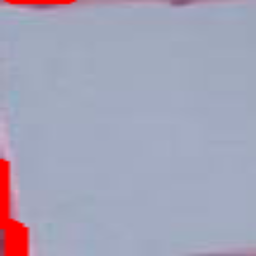
#> input picture Client/ImgROI/0.tiff, 256 x 256 px, given in place of video, which was not available
$ python testCam.py
#> lines starting #> are read from the running program, lines starting #| are printed output that depends on the picture
import numpy as np
import cv2
import base64

pathImg= './ImgROI/'
"""
#go to the setting find ip cam username and password if it is not empty use
#first one
#cap = cv2.VideoCapture('http://username:password@ip:port/video')
cap = cv2.VideoCapture('http://192.168.1.3:4747/video')


while(cap.isOpened()):
    ret, frame = cap.read()

    #do some stuff
    #gray  = cv2.cvtColor(frame, cv2.COLOR)
    cv2.imshow('frame',frame)
    if cv2.waitKey(1) & 0xFF == ord('q'):
        break

cap.release()
cv2.destroyAllWindows()

"""
"""
cam = cv2.VideoCapture('http://192.168.1.3:4747/video')

cv2.namedWindow("test")

img_counter = 0
c_counter = 0

while True:
    ret, frame = cam.read()
    if not ret:
        print("failed to grab frame")
        break
    cv2.imshow("test", frame)

    k = cv2.waitKey(1)
    if k%256 == 27:
        # ESC Key pressed
        print('Se ha oprimido la tecla escape...')
        break
    if k%256 == 99:
        # C Key pressed
        print("Se ha oprimido la tecla c",  c_counter, " veces")
        c_counter += 1
    elif k%256 == 101:
        # E Key pressed
        img_name = "id_{}.tiff".format(img_counter)
        cv2.imwrite(str(pathImg)+img_name, frame)

        print("{} written!".format(img_name))
        img_counter += 1

cam.release()

cv2.destroyAllWindows()
"""
"""#Codificar imagen en base64
image = open('./ImgROI/id_0.tiff', 'rb')
image_read = image.read()
image_64_encode = base64.encodestring(image_read)

print(image_64_encode)
#instalar simpljson
image_64_decode = base64.decodestring(image_64_encode)
image_result = open('./ImgROI/id_0_decode.tiff', 'wb')
image_result.write(image_64_decode)"""

nameWindow="Calculadora"
showROI = 1


def nothing(x):
    pass
def constructorVentana():
    cv2.namedWindow(nameWindow)
    cv2.createTrackbar("min",nameWindow,0,500,nothing)
    cv2.createTrackbar("max", nameWindow, 100, 500, nothing)
    cv2.createTrackbar("kernel", nameWindow, 1, 100, nothing)
    cv2.createTrackbar("areaMin", nameWindow, 32000, 40000, nothing)
    cv2.createTrackbar("areaMax", nameWindow, 32000, 40000, nothing)

# [44 lines left out: functions calcularAreas, detectarForma, not called in this run]

camara=cv2.VideoCapture('http://192.168.1.5:4747/video')
#camara=cv2.VideoCapture(0)
constructorVentana()

img_counter = 0
c_counter = 0

while True:
    _,imagen=camara.read()
#> imagen is the input picture: shape (256, 256, 3); mean B, G, R 185.1, 164.6, 165.3

    k = cv2.waitKey(1)
#> (key q is pressed here)
    imgClient = []
    imageP =[]
    imageOut = imagen[20:,]
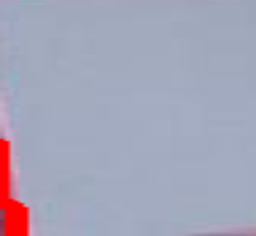
#> imageOut: shape (236, 256, 3); mean B, G, R 186.3, 165.9, 165.1

    if k % 256 == 101:
        showROI+=1

    if showROI %2 ==0:
        imagen = detectarForma(imageOut, imgClient)
        imageP= imagen[0]
        cv2.imshow("Imagen Camara", imageP)
        imgClient = imagen[1]
    else:
        cv2.imshow("Imagen Camara", imageOut)

    # c Key pressed
    if k % 256 == 99:
        try:
          x, y, w, h = cv2.boundingRect(imgClient)
          cutImg= imageP[y:y + h, x:x + w]
          cv2.imshow("Imagen Cortada", cutImg)
        except:
            print("Falla al capturar imagen")

    # Para el programa
    k = cv2.waitKey(5) & 0xFF
#> (key q is pressed here)
    if k == 27:
        break

camara.release()
cv2.destroyAllWindows()

$ run again, on Client/ImgROI/1.tiff
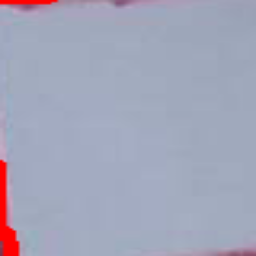
#> input picture Client/ImgROI/1.tiff, 256 x 256 px, given in place of video, which was not available
#> imagen is the input picture: shape (256, 256, 3); mean B, G, R 185.9, 165.9, 163.4
#> `imageOut = imagen[20:,]`:
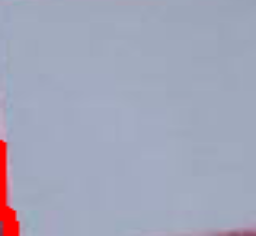
#> imageOut: shape (236, 256, 3); mean B, G, R 186.9, 167.1, 163.2

$ run again, on Client/ImgROI/2.tiff
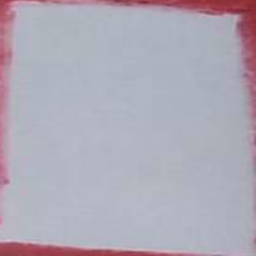
#> input picture Client/ImgROI/2.tiff, 256 x 256 px, given in place of video, which was not available
#> imagen is the input picture: shape (256, 256, 3); mean B, G, R 183.5, 170.6, 175.2
#> `imageOut = imagen[20:,]`:
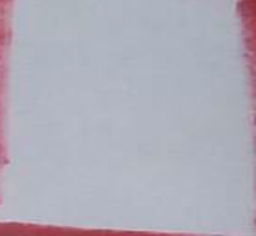
#> imageOut: shape (236, 256, 3); mean B, G, R 186.6, 173.8, 175.8
